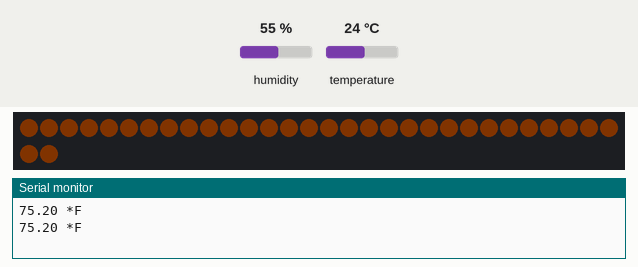
The sketch below on a simulated Arduino Uno, built with avr-gcc and run on an emulated ATmega328P. Parts: 32 RGB LEDs in strip order, left to right, continuing on the next row, the last lines printed to the serial monitor. Inputs (shaded band) come from the test bench; at power-on: temperature 24 °C, humidity 55 %. Dim RGB values are drawn brighter than linear.

Above: at 2.8 s.
2.9 s: temperature set to 12 °C
At 4.4 s:
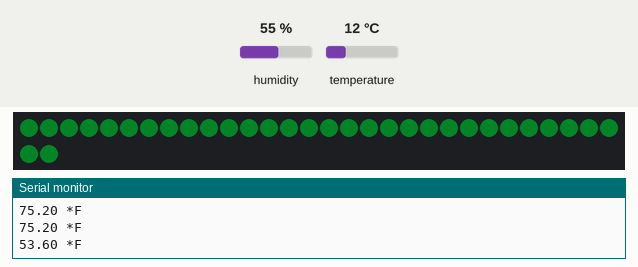
5.6 s: temperature set to 19 °C
At 6.8 s:
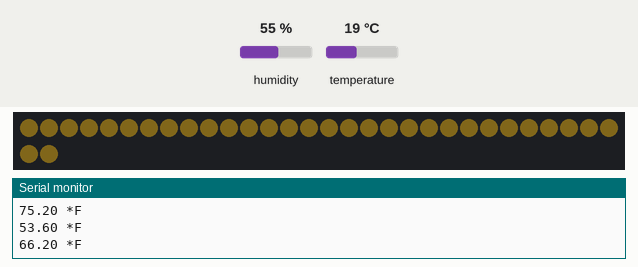
8.3 s: temperature set to 28 °C
At 10.6 s:
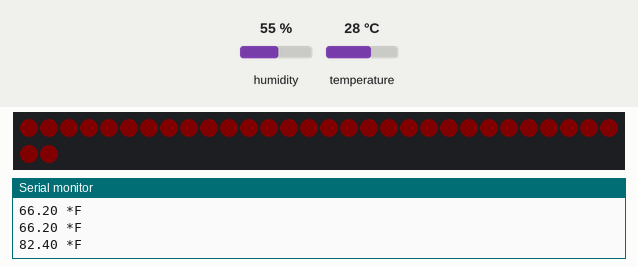
Timing chart, 0 to 12.1 s (numbered marks = the images above; inputs shaded):
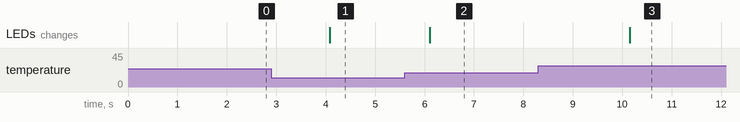

Measured:
- after the input at 2.9 s, the LEDs: change after 1.2 s (image 1)
- after the input at 5.6 s, the LEDs: change after 0.50 s (image 2)
- after the input at 8.3 s, the LEDs: change after 1.9 s (image 3)

The sketch:

temperature_sensor_LED_display.ino
```cpp
#include <Adafruit_NeoPixel.h>
#include "DHT.h"

#define PIN            6

#define NUMPIXELS      32

#define DHTPIN 2

#define DHTTYPE DHT11

Adafruit_NeoPixel pixels = Adafruit_NeoPixel(NUMPIXELS, PIN, NEO_GRB + NEO_KHZ800);
DHT dht(DHTPIN, DHTTYPE);

int delayval = 2000; //delay 2 seconds

void setup() {
  Serial.begin(9600);

  dht.begin();
  pixels.begin();

}

void loop() {
    float farenheit = dht.readTemperature(true);

    if (isnan(farenheit)) {
      Serial.println("Failed to read from DHT sensor!");
      return;
    }

      Serial.print(farenheit);
      Serial.println(" *F\t");

    if(farenheit < 42){

      for(int i=0;i<NUMPIXELS;i++){

        pixels.setPixelColor(i, pixels.Color(0,0,5)); // LEDs display dark blue
      }
    }
    else if(farenheit >= 42 && farenheit < 52){


      for(int i=0;i<NUMPIXELS;i++){

        pixels.setPixelColor(i, pixels.Color(1,4,5)); // LEDs display light blue
      }
    }

    else if(farenheit >= 52 && farenheit < 62){

      for(int i=0;i<NUMPIXELS;i++){

        pixels.setPixelColor(i, pixels.Color(0,7,2)); // LEDs display green
      }
    }
    else if(farenheit >= 62 && farenheit < 72){

      for(int i=0;i<NUMPIXELS;i++){

        pixels.setPixelColor(i, pixels.Color(5,4,1)); // LEDs display yellow
      }
    }
    else if(farenheit >= 72 && farenheit < 82){


      for(int i=0;i<NUMPIXELS;i++){

        pixels.setPixelColor(i, pixels.Color(5,2,0)); //LEDs display orange
      }
    }
    else if(farenheit > 82){


      for(int i=0;i<NUMPIXELS;i++){

        pixels.setPixelColor(i, pixels.Color(5,0,0)); // LEDs display red
      }
    }
    pixels.show();
    delay(delayval);
}
```
